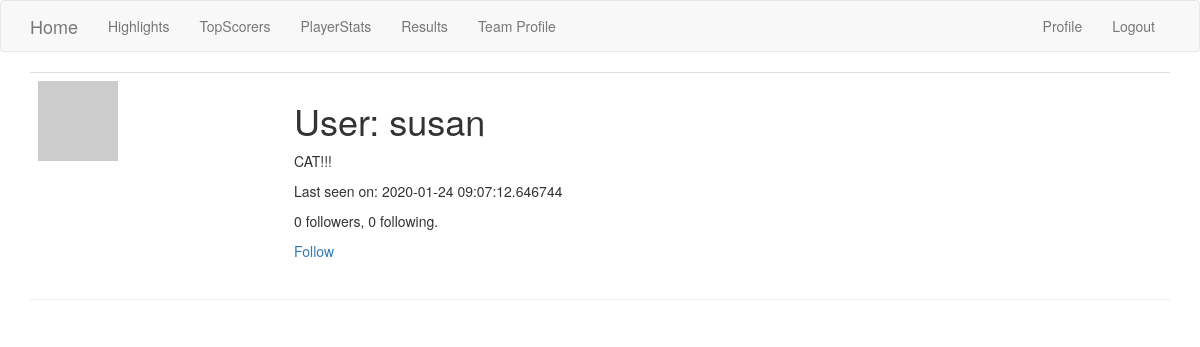
Screenshot of /user/susan (signed in) with the database file from the repository.
### app/models.py (models this page shows, shortened)
class User(UserMixin, db.Model):
    id = db.Column(db.Integer, primary_key=True)
    username = db.Column(db.String(64), index=True, unique=True)
    email = db.Column(db.String(120), index=True, unique=True)
    password_hash = db.Column(db.String(128))
    posts = db.relationship('Post', backref='author', lazy='dynamic')
    about_me = db.Column(db.String(140))
    last_seen = db.Column(db.DateTime, default=datetime.utcnow)
    dummy_token = jwt.encode({'some': 'payload'}, 'secret', algorithm='HS256')
    followed = db.relationship(
        'User', secondary=followers,
        primaryjoin=(followers.c.follower_id == id),
        secondaryjoin=(followers.c.followed_id == id),
        backref=db.backref('followers', lazy='dynamic'), lazy='dynamic')
    def avatar(self, size):
        digest = md5(self.email.lower().encode('utf-8')).hexdigest()
        return 'https://www.gravatar.com/avatar/{}?d=identicon&s={}'.format(digest, size)
    def is_following(self, user):
        return self.followed.filter(
            followers.c.followed_id == user.id).count() > 0

### app/routes.py (the view)
@app.route('/user/<username>')
@login_required
def user(username):
    user = User.query.filter_by(username=username).first_or_404()
    posts = [
        {'author': user, 'body': 'Test post #1'},
        {'author': user, 'body': 'Test post #2'}
    ]
    return render_template('user.html', user=user)

### app/models.py (called while the page is built)
@login.user_loader
def load_user(id):
    return User.query.get(int(id))

### app/routes.py (called while the page is built)
@app.before_request
def before_request():
    if current_user.is_authenticated:
        current_user.last_seen = datetime.utcnow()
        db.session.commit()

### app/templates/user.html (shortened to what this page needs)
{% extends "base.html" %}
{% block app_content %}
  <table class="table table-hover">
        <tr>
            <td width="256px"><img src="{{ user.avatar(256) }}"></td>
            <td>
                <h1>User: {{ user.username }}</h1>
                {% if user.about_me %}<p>{{ user.about_me }}</p>{% endif %}
                {% if user.last_seen %}<p>Last seen on: {{ user.last_seen }}</p>{% endif %}
                <p>{{ user.followers.count() }} followers, {{ user.followed.count() }} following.</p>
                {% if user == current_user %}
                <p><a href="{{ url_for('edit_profile') }}">Edit your profile</a></p>
                {% elif not current_user.is_following(user) %}
                <p><a href="{{ url_for('follow', username=user.username) }}">Follow</a></p>
                {% else %}
                <p><a href="{{ url_for('unfollow', username=user.username) }}">Unfollow</a></p>
                {% endif %}
            </td>
        </tr>
    </table>
  <hr>
{% endblock %}

### rows the page displays
User: username "susan", about_me "CAT!!!", last_seen "2020-01-24 09:07:12.646744"

### other values shown
{{ user.followers.count() }} "0"
{{ user.followed.count() }} "0"
